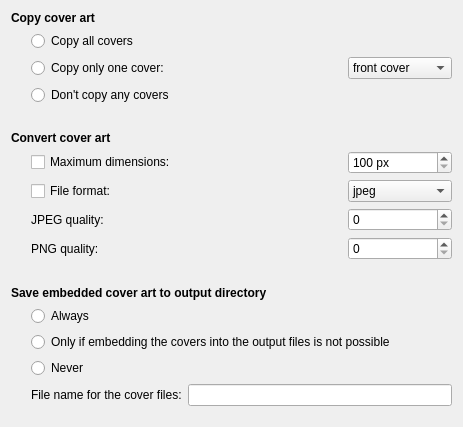
<?xml version="1.0" encoding="UTF-8"?>
<ui version="4.0">
 <class>ConfigCoverArtPage</class>
 <widget class="QWidget" name="ConfigCoverArtPage">
  <property name="geometry">
   <rect>
    <x>0</x>
    <y>0</y>
    <width>463</width>
    <height>427</height>
   </rect>
  </property>
  <property name="windowTitle">
   <string>Form</string>
  </property>
  <layout class="QVBoxLayout" name="verticalLayout_3">
   <item>
    <widget class="QLabel" name="label_7">
     <property name="font">
      <font>
       <weight>75</weight>
       <bold>true</bold>
      </font>
     </property>
     <property name="text">
      <string>Copy cover art</string>
     </property>
    </widget>
   </item>
   <item>
    <layout class="QHBoxLayout" name="horizontalLayout_5" stretch="0,1">
     <item>
      <spacer name="horizontalSpacer_3">
       <property name="orientation">
        <enum>Qt::Horizontal</enum>
       </property>
       <property name="sizeType">
        <enum>QSizePolicy::Fixed</enum>
       </property>
       <property name="sizeHint" stdset="0">
        <size>
         <width>20</width>
         <height>20</height>
        </size>
       </property>
      </spacer>
     </item>
     <item>
      <layout class="QVBoxLayout" name="verticalLayout_2">
       <item>
        <widget class="QRadioButton" name="copyAllRadioButton">
         <property name="text">
          <string>Copy all covers</string>
         </property>
         <attribute name="buttonGroup">
          <string notr="true">copyCoverButtonGroup</string>
         </attribute>
        </widget>
       </item>
       <item>
        <layout class="QHBoxLayout" name="horizontalLayout_4" stretch="3,1">
         <item>
          <widget class="QRadioButton" name="copyOneRadioButton">
           <property name="text">
            <string>Copy only one cover:</string>
           </property>
           <attribute name="buttonGroup">
            <string notr="true">copyCoverButtonGroup</string>
           </attribute>
          </widget>
         </item>
         <item>
          <widget class="QComboBox" name="comboBox_2">
           <item>
            <property name="text">
             <string>front cover</string>
            </property>
           </item>
          </widget>
         </item>
        </layout>
       </item>
       <item>
        <widget class="QRadioButton" name="copyNoneRadioButton">
         <property name="text">
          <string>Don't copy any covers</string>
         </property>
         <attribute name="buttonGroup">
          <string notr="true">copyCoverButtonGroup</string>
         </attribute>
        </widget>
       </item>
      </layout>
     </item>
    </layout>
   </item>
   <item>
    <spacer name="verticalSpacer_3">
     <property name="orientation">
      <enum>Qt::Vertical</enum>
     </property>
     <property name="sizeType">
      <enum>QSizePolicy::Fixed</enum>
     </property>
     <property name="sizeHint" stdset="0">
      <size>
       <width>20</width>
       <height>20</height>
      </size>
     </property>
    </spacer>
   </item>
   <item>
    <widget class="QLabel" name="label_3">
     <property name="font">
      <font>
       <weight>75</weight>
       <bold>true</bold>
      </font>
     </property>
     <property name="text">
      <string>Convert cover art</string>
     </property>
    </widget>
   </item>
   <item>
    <layout class="QHBoxLayout" name="horizontalLayout_2" stretch="0,1">
     <item>
      <spacer name="horizontalSpacer_2">
       <property name="orientation">
        <enum>Qt::Horizontal</enum>
       </property>
       <property name="sizeType">
        <enum>QSizePolicy::Fixed</enum>
       </property>
       <property name="sizeHint" stdset="0">
        <size>
         <width>20</width>
         <height>20</height>
        </size>
       </property>
      </spacer>
     </item>
     <item>
      <layout class="QGridLayout" name="gridLayout" columnstretch="3,1">
       <item row="1" column="1">
        <widget class="QComboBox" name="comboBox">
         <item>
          <property name="text">
           <string>jpeg</string>
          </property>
         </item>
         <item>
          <property name="text">
           <string>png</string>
          </property>
         </item>
        </widget>
       </item>
       <item row="0" column="1">
        <widget class="QSpinBox" name="spinBox">
         <property name="suffix">
          <string> px</string>
         </property>
         <property name="minimum">
          <number>100</number>
         </property>
         <property name="maximum">
          <number>9999</number>
         </property>
        </widget>
       </item>
       <item row="2" column="0">
        <widget class="QLabel" name="label_8">
         <property name="text">
          <string>JPEG quality:</string>
         </property>
        </widget>
       </item>
       <item row="2" column="1">
        <widget class="QSpinBox" name="spinBox_2">
         <property name="maximum">
          <number>100</number>
         </property>
        </widget>
       </item>
       <item row="0" column="0">
        <widget class="QCheckBox" name="checkBox">
         <property name="text">
          <string>Maximum dimensions:</string>
         </property>
        </widget>
       </item>
       <item row="1" column="0">
        <widget class="QCheckBox" name="checkBox_2">
         <property name="text">
          <string>File format:</string>
         </property>
        </widget>
       </item>
       <item row="3" column="0">
        <widget class="QLabel" name="label_5">
         <property name="text">
          <string>PNG quality:</string>
         </property>
        </widget>
       </item>
       <item row="3" column="1">
        <widget class="QSpinBox" name="spinBox_3">
         <property name="maximum">
          <number>9</number>
         </property>
        </widget>
       </item>
      </layout>
     </item>
    </layout>
   </item>
   <item>
    <spacer name="verticalSpacer_4">
     <property name="orientation">
      <enum>Qt::Vertical</enum>
     </property>
     <property name="sizeType">
      <enum>QSizePolicy::Fixed</enum>
     </property>
     <property name="sizeHint" stdset="0">
      <size>
       <width>20</width>
       <height>20</height>
      </size>
     </property>
    </spacer>
   </item>
   <item>
    <widget class="QLabel" name="label">
     <property name="font">
      <font>
       <weight>75</weight>
       <bold>true</bold>
      </font>
     </property>
     <property name="text">
      <string>Save embedded cover art to output directory</string>
     </property>
    </widget>
   </item>
   <item>
    <layout class="QHBoxLayout" name="horizontalLayout_3" stretch="0,1">
     <item>
      <spacer name="horizontalSpacer">
       <property name="orientation">
        <enum>Qt::Horizontal</enum>
       </property>
       <property name="sizeType">
        <enum>QSizePolicy::Fixed</enum>
       </property>
       <property name="sizeHint" stdset="0">
        <size>
         <width>20</width>
         <height>20</height>
        </size>
       </property>
      </spacer>
     </item>
     <item>
      <layout class="QVBoxLayout" name="verticalLayout">
       <item>
        <widget class="QRadioButton" name="alwaysSaveToDirRadioButton">
         <property name="text">
          <string>Always</string>
         </property>
         <attribute name="buttonGroup">
          <string notr="true">saveCoverButtonGroup</string>
         </attribute>
        </widget>
       </item>
       <item>
        <widget class="QRadioButton" name="onlySaveToDirRadioButton">
         <property name="text">
          <string>Only if embedding the covers into the output files is not possible</string>
         </property>
         <attribute name="buttonGroup">
          <string notr="true">saveCoverButtonGroup</string>
         </attribute>
        </widget>
       </item>
       <item>
        <widget class="QRadioButton" name="neverSaveToDirRadioButton">
         <property name="text">
          <string>Never</string>
         </property>
         <attribute name="buttonGroup">
          <string notr="true">saveCoverButtonGroup</string>
         </attribute>
        </widget>
       </item>
       <item>
        <layout class="QHBoxLayout" name="horizontalLayout">
         <item>
          <widget class="QLabel" name="saveToDirFileNameLabel">
           <property name="text">
            <string>File name for the cover files:</string>
           </property>
          </widget>
         </item>
         <item>
          <widget class="QLineEdit" name="saveToDirFileNameLineEdit">
           <property name="toolTip">
            <string>The following strings are wildcards that will be replaced
by the information in the meta data:

%a - Artist
%b - Album
%d - Cover description
%r - Cover role</string>
           </property>
          </widget>
         </item>
        </layout>
       </item>
      </layout>
     </item>
    </layout>
   </item>
   <item>
    <spacer name="verticalSpacer">
     <property name="orientation">
      <enum>Qt::Vertical</enum>
     </property>
     <property name="sizeHint" stdset="0">
      <size>
       <width>20</width>
       <height>134</height>
      </size>
     </property>
    </spacer>
   </item>
  </layout>
 </widget>
 <resources/>
 <connections/>
 <buttongroups>
  <buttongroup name="saveCoverButtonGroup"/>
  <buttongroup name="copyCoverButtonGroup"/>
 </buttongroups>
</ui>
